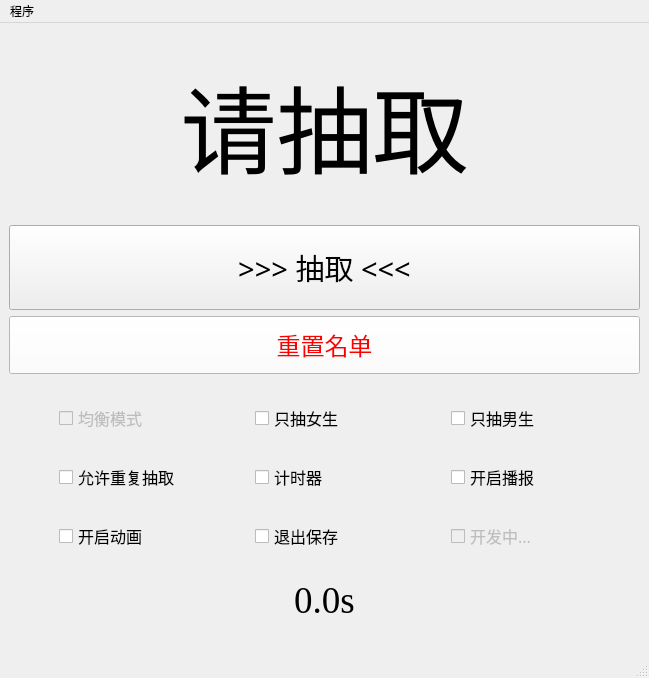
<?xml version="1.0" encoding="UTF-8"?>
<ui version="4.0">
 <class>MainWindow</class>
 <widget class="QMainWindow" name="MainWindow">
  <property name="enabled">
   <bool>true</bool>
  </property>
  <property name="geometry">
   <rect>
    <x>0</x>
    <y>0</y>
    <width>649</width>
    <height>678</height>
   </rect>
  </property>
  <property name="sizePolicy">
   <sizepolicy hsizetype="Preferred" vsizetype="Preferred">
    <horstretch>0</horstretch>
    <verstretch>0</verstretch>
   </sizepolicy>
  </property>
  <property name="windowTitle">
   <string>MainWindow</string>
  </property>
  <widget class="QWidget" name="centralwidget">
   <layout class="QVBoxLayout" name="verticalLayout_3">
    <item>
     <widget class="QLabel" name="name_label">
      <property name="sizePolicy">
       <sizepolicy hsizetype="Minimum" vsizetype="Maximum">
        <horstretch>0</horstretch>
        <verstretch>0</verstretch>
       </sizepolicy>
      </property>
      <property name="font">
       <font>
        <family>微软雅黑</family>
        <pointsize>72</pointsize>
       </font>
      </property>
      <property name="layoutDirection">
       <enum>Qt::LeftToRight</enum>
      </property>
      <property name="text">
       <string>请抽取</string>
      </property>
      <property name="alignment">
       <set>Qt::AlignCenter</set>
      </property>
     </widget>
    </item>
    <item>
     <layout class="QVBoxLayout" name="verticalLayout">
      <item>
       <widget class="QPushButton" name="pick_name_button">
        <property name="font">
         <font>
          <family>黑体</family>
          <pointsize>22</pointsize>
         </font>
        </property>
        <property name="styleSheet">
         <string notr="true">QPushButton {
    padding: 20px;
}
</string>
        </property>
        <property name="text">
         <string>&gt;&gt;&gt; 抽取 &lt;&lt;&lt;</string>
        </property>
       </widget>
      </item>
      <item>
       <widget class="QPushButton" name="reset_button">
        <property name="palette">
         <palette>
          <active>
           <colorrole role="WindowText">
            <brush brushstyle="SolidPattern">
             <color alpha="255">
              <red>0</red>
              <green>0</green>
              <blue>0</blue>
             </color>
            </brush>
           </colorrole>
           <colorrole role="Button">
            <brush brushstyle="SolidPattern">
             <color alpha="255">
              <red>255</red>
              <green>255</green>
              <blue>255</blue>
             </color>
            </brush>
           </colorrole>
           <colorrole role="Light">
            <brush brushstyle="SolidPattern">
             <color alpha="255">
              <red>255</red>
              <green>255</green>
              <blue>255</blue>
             </color>
            </brush>
           </colorrole>
           <colorrole role="Midlight">
            <brush brushstyle="SolidPattern">
             <color alpha="255">
              <red>255</red>
              <green>255</green>
              <blue>255</blue>
             </color>
            </brush>
           </colorrole>
           <colorrole role="Dark">
            <brush brushstyle="SolidPattern">
             <color alpha="255">
              <red>127</red>
              <green>127</green>
              <blue>127</blue>
             </color>
            </brush>
           </colorrole>
           <colorrole role="Mid">
            <brush brushstyle="SolidPattern">
             <color alpha="255">
              <red>170</red>
              <green>170</green>
              <blue>170</blue>
             </color>
            </brush>
           </colorrole>
           <colorrole role="Text">
            <brush brushstyle="SolidPattern">
             <color alpha="255">
              <red>0</red>
              <green>0</green>
              <blue>0</blue>
             </color>
            </brush>
           </colorrole>
           <colorrole role="BrightText">
            <brush brushstyle="SolidPattern">
             <color alpha="255">
              <red>255</red>
              <green>255</green>
              <blue>255</blue>
             </color>
            </brush>
           </colorrole>
           <colorrole role="ButtonText">
            <brush brushstyle="SolidPattern">
             <color alpha="255">
              <red>255</red>
              <green>0</green>
              <blue>0</blue>
             </color>
            </brush>
           </colorrole>
           <colorrole role="Base">
            <brush brushstyle="SolidPattern">
             <color alpha="255">
              <red>255</red>
              <green>255</green>
              <blue>255</blue>
             </color>
            </brush>
           </colorrole>
           <colorrole role="Window">
            <brush brushstyle="SolidPattern">
             <color alpha="255">
              <red>255</red>
              <green>255</green>
              <blue>255</blue>
             </color>
            </brush>
           </colorrole>
           <colorrole role="Shadow">
            <brush brushstyle="SolidPattern">
             <color alpha="255">
              <red>0</red>
              <green>0</green>
              <blue>0</blue>
             </color>
            </brush>
           </colorrole>
           <colorrole role="AlternateBase">
            <brush brushstyle="SolidPattern">
             <color alpha="255">
              <red>255</red>
              <green>255</green>
              <blue>255</blue>
             </color>
            </brush>
           </colorrole>
           <colorrole role="ToolTipBase">
            <brush brushstyle="SolidPattern">
             <color alpha="255">
              <red>255</red>
              <green>255</green>
              <blue>220</blue>
             </color>
            </brush>
           </colorrole>
           <colorrole role="ToolTipText">
            <brush brushstyle="SolidPattern">
             <color alpha="255">
              <red>0</red>
              <green>0</green>
              <blue>0</blue>
             </color>
            </brush>
           </colorrole>
           <colorrole role="PlaceholderText">
            <brush brushstyle="SolidPattern">
             <color alpha="128">
              <red>255</red>
              <green>0</green>
              <blue>0</blue>
             </color>
            </brush>
           </colorrole>
          </active>
          <inactive>
           <colorrole role="WindowText">
            <brush brushstyle="SolidPattern">
             <color alpha="255">
              <red>0</red>
              <green>0</green>
              <blue>0</blue>
             </color>
            </brush>
           </colorrole>
           <colorrole role="Button">
            <brush brushstyle="SolidPattern">
             <color alpha="255">
              <red>255</red>
              <green>255</green>
              <blue>255</blue>
             </color>
            </brush>
           </colorrole>
           <colorrole role="Light">
            <brush brushstyle="SolidPattern">
             <color alpha="255">
              <red>255</red>
              <green>255</green>
              <blue>255</blue>
             </color>
            </brush>
           </colorrole>
           <colorrole role="Midlight">
            <brush brushstyle="SolidPattern">
             <color alpha="255">
              <red>255</red>
              <green>255</green>
              <blue>255</blue>
             </color>
            </brush>
           </colorrole>
           <colorrole role="Dark">
            <brush brushstyle="SolidPattern">
             <color alpha="255">
              <red>127</red>
              <green>127</green>
              <blue>127</blue>
             </color>
            </brush>
           </colorrole>
           <colorrole role="Mid">
            <brush brushstyle="SolidPattern">
             <color alpha="255">
              <red>170</red>
              <green>170</green>
              <blue>170</blue>
             </color>
            </brush>
           </colorrole>
           <colorrole role="Text">
            <brush brushstyle="SolidPattern">
             <color alpha="255">
              <red>0</red>
              <green>0</green>
              <blue>0</blue>
             </color>
            </brush>
           </colorrole>
           <colorrole role="BrightText">
            <brush brushstyle="SolidPattern">
             <color alpha="255">
              <red>255</red>
              <green>255</green>
              <blue>255</blue>
             </color>
            </brush>
           </colorrole>
           <colorrole role="ButtonText">
            <brush brushstyle="SolidPattern">
             <color alpha="255">
              <red>255</red>
              <green>0</green>
              <blue>0</blue>
             </color>
            </brush>
           </colorrole>
           <colorrole role="Base">
            <brush brushstyle="SolidPattern">
             <color alpha="255">
              <red>255</red>
              <green>255</green>
              <blue>255</blue>
             </color>
            </brush>
           </colorrole>
           <colorrole role="Window">
            <brush brushstyle="SolidPattern">
             <color alpha="255">
              <red>255</red>
              <green>255</green>
              <blue>255</blue>
             </color>
            </brush>
           </colorrole>
           <colorrole role="Shadow">
            <brush brushstyle="SolidPattern">
             <color alpha="255">
              <red>0</red>
              <green>0</green>
              <blue>0</blue>
             </color>
            </brush>
           </colorrole>
           <colorrole role="AlternateBase">
            <brush brushstyle="SolidPattern">
             <color alpha="255">
              <red>255</red>
              <green>255</green>
              <blue>255</blue>
             </color>
            </brush>
           </colorrole>
           <colorrole role="ToolTipBase">
            <brush brushstyle="SolidPattern">
             <color alpha="255">
              <red>255</red>
              <green>255</green>
              <blue>220</blue>
             </color>
            </brush>
           </colorrole>
           <colorrole role="ToolTipText">
            <brush brushstyle="SolidPattern">
             <color alpha="255">
              <red>0</red>
              <green>0</green>
              <blue>0</blue>
             </color>
            </brush>
           </colorrole>
           <colorrole role="PlaceholderText">
            <brush brushstyle="SolidPattern">
             <color alpha="128">
              <red>255</red>
              <green>0</green>
              <blue>0</blue>
             </color>
            </brush>
           </colorrole>
          </inactive>
          <disabled>
           <colorrole role="WindowText">
            <brush brushstyle="SolidPattern">
             <color alpha="255">
              <red>127</red>
              <green>127</green>
              <blue>127</blue>
             </color>
            </brush>
           </colorrole>
           <colorrole role="Button">
            <brush brushstyle="SolidPattern">
             <color alpha="255">
              <red>255</red>
              <green>255</green>
              <blue>255</blue>
             </color>
            </brush>
           </colorrole>
           <colorrole role="Light">
            <brush brushstyle="SolidPattern">
             <color alpha="255">
              <red>255</red>
              <green>255</green>
              <blue>255</blue>
             </color>
            </brush>
           </colorrole>
           <colorrole role="Midlight">
            <brush brushstyle="SolidPattern">
             <color alpha="255">
              <red>255</red>
              <green>255</green>
              <blue>255</blue>
             </color>
            </brush>
           </colorrole>
           <colorrole role="Dark">
            <brush brushstyle="SolidPattern">
             <color alpha="255">
              <red>127</red>
              <green>127</green>
              <blue>127</blue>
             </color>
            </brush>
           </colorrole>
           <colorrole role="Mid">
            <brush brushstyle="SolidPattern">
             <color alpha="255">
              <red>170</red>
              <green>170</green>
              <blue>170</blue>
             </color>
            </brush>
           </colorrole>
           <colorrole role="Text">
            <brush brushstyle="SolidPattern">
             <color alpha="255">
              <red>127</red>
              <green>127</green>
              <blue>127</blue>
             </color>
            </brush>
           </colorrole>
           <colorrole role="BrightText">
            <brush brushstyle="SolidPattern">
             <color alpha="255">
              <red>255</red>
              <green>255</green>
              <blue>255</blue>
             </color>
            </brush>
           </colorrole>
           <colorrole role="ButtonText">
            <brush brushstyle="SolidPattern">
             <color alpha="255">
              <red>127</red>
              <green>127</green>
              <blue>127</blue>
             </color>
            </brush>
           </colorrole>
           <colorrole role="Base">
            <brush brushstyle="SolidPattern">
             <color alpha="255">
              <red>255</red>
              <green>255</green>
              <blue>255</blue>
             </color>
            </brush>
           </colorrole>
           <colorrole role="Window">
            <brush brushstyle="SolidPattern">
             <color alpha="255">
              <red>255</red>
              <green>255</green>
              <blue>255</blue>
             </color>
            </brush>
           </colorrole>
           <colorrole role="Shadow">
            <brush brushstyle="SolidPattern">
             <color alpha="255">
              <red>0</red>
              <green>0</green>
              <blue>0</blue>
             </color>
            </brush>
           </colorrole>
           <colorrole role="AlternateBase">
            <brush brushstyle="SolidPattern">
             <color alpha="255">
              <red>255</red>
              <green>255</green>
              <blue>255</blue>
             </color>
            </brush>
           </colorrole>
           <colorrole role="ToolTipBase">
            <brush brushstyle="SolidPattern">
             <color alpha="255">
              <red>255</red>
              <green>255</green>
              <blue>220</blue>
             </color>
            </brush>
           </colorrole>
           <colorrole role="ToolTipText">
            <brush brushstyle="SolidPattern">
             <color alpha="255">
              <red>0</red>
              <green>0</green>
              <blue>0</blue>
             </color>
            </brush>
           </colorrole>
           <colorrole role="PlaceholderText">
            <brush brushstyle="SolidPattern">
             <color alpha="128">
              <red>0</red>
              <green>0</green>
              <blue>0</blue>
             </color>
            </brush>
           </colorrole>
          </disabled>
         </palette>
        </property>
        <property name="font">
         <font>
          <family>黑体</family>
          <pointsize>18</pointsize>
         </font>
        </property>
        <property name="styleSheet">
         <string notr="true">QPushButton {
    padding: 10px;
}
</string>
        </property>
        <property name="text">
         <string>重置名单</string>
        </property>
       </widget>
      </item>
     </layout>
    </item>
    <item>
     <layout class="QHBoxLayout" name="config_ui_1">
      <property name="spacing">
       <number>7</number>
      </property>
      <property name="sizeConstraint">
       <enum>QLayout::SetDefaultConstraint</enum>
      </property>
      <property name="leftMargin">
       <number>50</number>
      </property>
      <item>
       <widget class="QCheckBox" name="n_pick_checkbox">
        <property name="enabled">
         <bool>false</bool>
        </property>
        <property name="font">
         <font>
          <family>宋体</family>
          <pointsize>12</pointsize>
         </font>
        </property>
        <property name="layoutDirection">
         <enum>Qt::LeftToRight</enum>
        </property>
        <property name="text">
         <string>均衡模式</string>
        </property>
       </widget>
      </item>
      <item>
       <widget class="QCheckBox" name="g_names_pick_checkbox">
        <property name="sizePolicy">
         <sizepolicy hsizetype="Minimum" vsizetype="Fixed">
          <horstretch>0</horstretch>
          <verstretch>0</verstretch>
         </sizepolicy>
        </property>
        <property name="font">
         <font>
          <family>宋体</family>
          <pointsize>12</pointsize>
         </font>
        </property>
        <property name="text">
         <string>只抽女生</string>
        </property>
       </widget>
      </item>
      <item>
       <widget class="QCheckBox" name="b_names_pick_checkbox">
        <property name="font">
         <font>
          <family>宋体</family>
          <pointsize>12</pointsize>
         </font>
        </property>
        <property name="text">
         <string>只抽男生</string>
        </property>
       </widget>
      </item>
     </layout>
    </item>
    <item>
     <layout class="QHBoxLayout" name="config_ui_2">
      <property name="spacing">
       <number>7</number>
      </property>
      <property name="sizeConstraint">
       <enum>QLayout::SetDefaultConstraint</enum>
      </property>
      <property name="leftMargin">
       <number>50</number>
      </property>
      <item>
       <widget class="QCheckBox" name="pick_again_checkbox">
        <property name="font">
         <font>
          <family>宋体</family>
          <pointsize>12</pointsize>
         </font>
        </property>
        <property name="layoutDirection">
         <enum>Qt::LeftToRight</enum>
        </property>
        <property name="text">
         <string>允许重复抽取</string>
        </property>
       </widget>
      </item>
      <item>
       <widget class="QCheckBox" name="pick_time_checkbox">
        <property name="font">
         <font>
          <family>宋体</family>
          <pointsize>12</pointsize>
         </font>
        </property>
        <property name="text">
         <string>计时器</string>
        </property>
       </widget>
      </item>
      <item>
       <widget class="QCheckBox" name="pick_read_checkbox">
        <property name="font">
         <font>
          <family>宋体</family>
          <pointsize>12</pointsize>
         </font>
        </property>
        <property name="text">
         <string>开启播报</string>
        </property>
       </widget>
      </item>
     </layout>
    </item>
    <item>
     <layout class="QHBoxLayout" name="config_ui_3">
      <property name="spacing">
       <number>7</number>
      </property>
      <property name="sizeConstraint">
       <enum>QLayout::SetDefaultConstraint</enum>
      </property>
      <property name="leftMargin">
       <number>50</number>
      </property>
      <item>
       <widget class="QCheckBox" name="pick_animation_checkbox">
        <property name="font">
         <font>
          <family>宋体</family>
          <pointsize>12</pointsize>
         </font>
        </property>
        <property name="layoutDirection">
         <enum>Qt::LeftToRight</enum>
        </property>
        <property name="text">
         <string>开启动画</string>
        </property>
       </widget>
      </item>
      <item>
       <widget class="QCheckBox" name="is_save_checkbox">
        <property name="font">
         <font>
          <family>宋体</family>
          <pointsize>12</pointsize>
         </font>
        </property>
        <property name="text">
         <string>退出保存</string>
        </property>
       </widget>
      </item>
      <item>
       <widget class="QCheckBox" name="checkBox_12">
        <property name="enabled">
         <bool>false</bool>
        </property>
        <property name="font">
         <font>
          <family>宋体</family>
          <pointsize>12</pointsize>
         </font>
        </property>
        <property name="text">
         <string>开发中...</string>
        </property>
       </widget>
      </item>
     </layout>
    </item>
    <item>
     <widget class="QLabel" name="timer_label">
      <property name="sizePolicy">
       <sizepolicy hsizetype="Preferred" vsizetype="Maximum">
        <horstretch>0</horstretch>
        <verstretch>0</verstretch>
       </sizepolicy>
      </property>
      <property name="font">
       <font>
        <family>Times New Roman</family>
        <pointsize>28</pointsize>
       </font>
      </property>
      <property name="text">
       <string>0.0s</string>
      </property>
      <property name="alignment">
       <set>Qt::AlignCenter</set>
      </property>
     </widget>
    </item>
   </layout>
  </widget>
  <widget class="QMenuBar" name="menubar">
   <property name="geometry">
    <rect>
     <x>0</x>
     <y>0</y>
     <width>649</width>
     <height>26</height>
    </rect>
   </property>
   <widget class="QMenu" name="menu_about">
    <property name="title">
     <string>程序</string>
    </property>
    <addaction name="about_action"/>
    <addaction name="exit_action"/>
    <addaction name="separator"/>
    <addaction name="update_action"/>
    <addaction name="github_action"/>
   </widget>
   <addaction name="menu_about"/>
  </widget>
  <widget class="QStatusBar" name="statusbar"/>
  <action name="update_action">
   <property name="text">
    <string>检查更新</string>
   </property>
  </action>
  <action name="about_action">
   <property name="text">
    <string>程序简介</string>
   </property>
  </action>
  <action name="github_action">
   <property name="text">
    <string>打开 Github 仓库</string>
   </property>
  </action>
  <action name="exit_action">
   <property name="text">
    <string>退出程序</string>
   </property>
  </action>
 </widget>
 <resources/>
 <connections/>
</ui>
